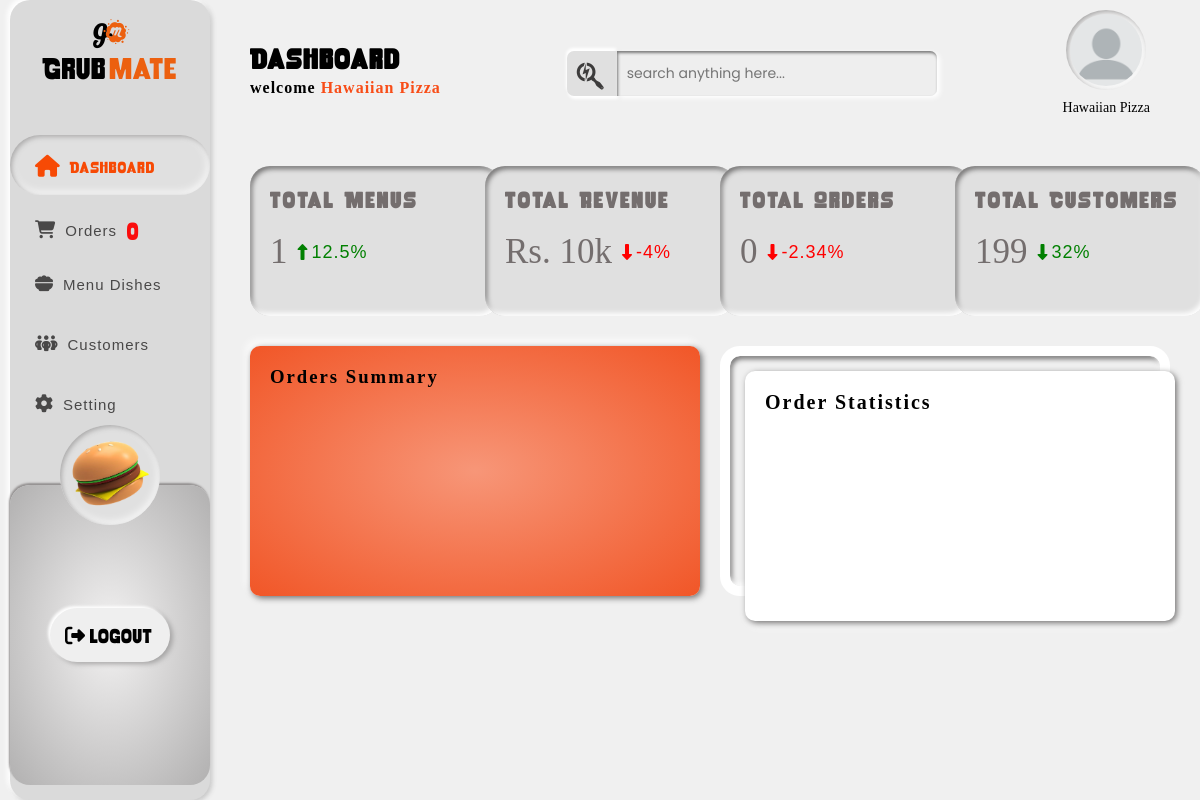
Page /restaurant-dashboard/ (signed in) on the earlier database version.
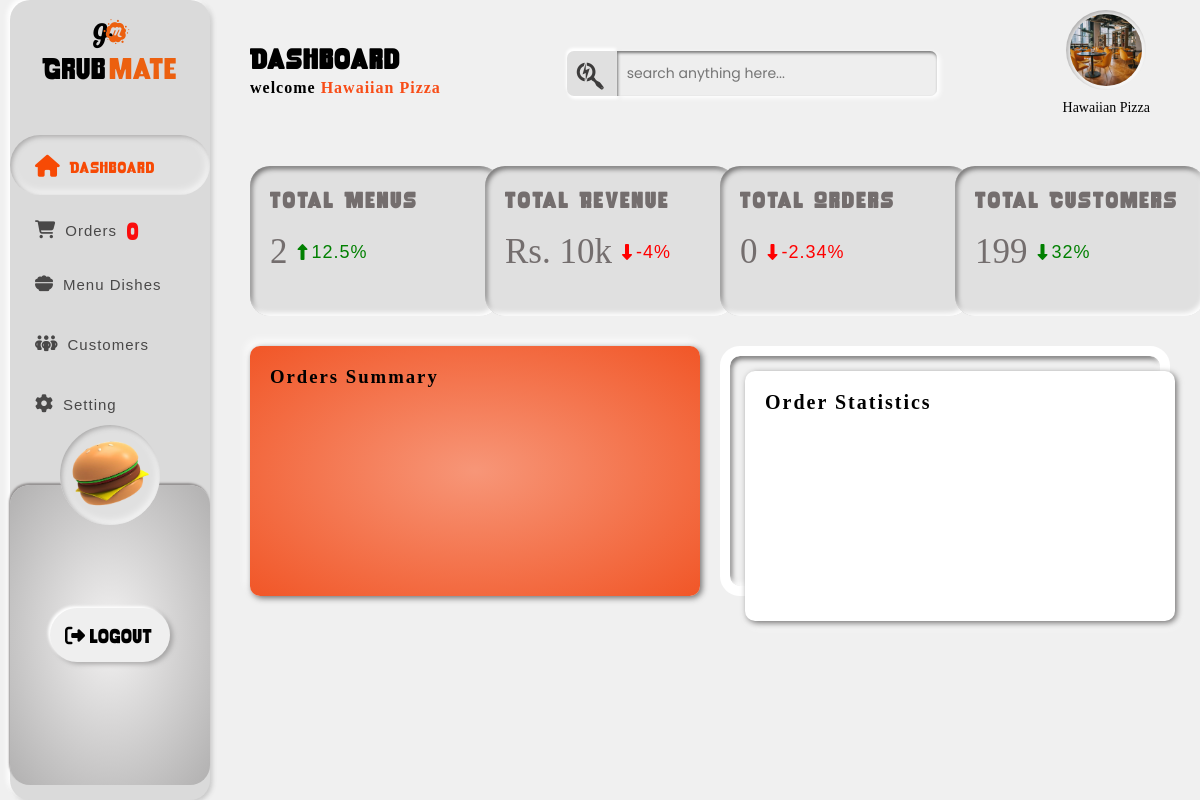
Same page on the later database version.
### merchant/models.py (models this page shows, shortened)
class Restaurant(models.Model):
    RESTAURANT_TYPE_CHOICES = [
        ('local', 'Local'),
        ('fine_dining', 'Fine Dining'),
    ]
    user = models.OneToOneField(
        settings.AUTH_USER_MODEL, on_delete=models.CASCADE, related_name='restaurant_profile', null=True
    )
    restaurant_name = models.CharField(max_length=100, default='')
    owner_name = models.CharField(max_length=100, default='')
    owner_email = models.EmailField(max_length=255, null=True, blank=True)
    owner_contact = models.CharField(
        max_length=15, null=True, validators=[phone_validator]
    )
    restaurant_address = models.TextField(default='')
    latitude = models.FloatField(default=0.0)
    longitude = models.FloatField(default=0.0)
    cuisine = models.CharField(max_length=50, default='')
    description = models.TextField(null=True, blank=True)
    restaurant_type = models.CharField(
        max_length=20, choices=RESTAURANT_TYPE_CHOICES, default='local'
    )
    profile_picture = models.ImageField(
        upload_to='restaurant/profile_pics/', blank=True, null=True)
    cover_photo = models.ImageField(
        upload_to='restaurant/cover_photos/', blank=True, null=True)
    menu = models.FileField(
        upload_to='restaurant/menus/', blank=True, null=True)
    created_at = models.DateTimeField(default=timezone.now)
    approved = models.BooleanField(default=False)

### merchant/views.py (the view)
# urls.py: path("restaurant-dashboard/", views.restaurant_dashboard,
@login_required
def restaurant_dashboard(request):
    obj, created = GoToDashClickCheck.objects.get_or_create(user=request.user)
    if not obj.go_to_dash_clicked:
        obj.go_to_dash_clicked = True
        obj.save()
    try:
        profile = Restaurant.objects.get(user=request.user)
    except Restaurant.DoesNotExist:
        return redirect('deliveryman-dashboard')
    fooditem_count = FoodItem.objects.filter(restaurant=profile).count()
    orders_count = Order.objects.filter(restaurant=profile).count()
    return render(request, "merchant/restaurant_dashboard.html", {
        'restaurant': profile,
        'fooditem_count': fooditem_count,
        'orders_count': orders_count,
    })

### merchant/templates/merchant/restaurant_dashboard.html (shortened to what this page needs)
{% extends "merchant/merchant_templates_base.html" %}
{% load static %}
{% block styles %}
<link rel="stylesheet" href="{% static 'css/restaurant_dashboard.css' %}" />
{% endblock %}
{% block activate_dashboard %}active{% endblock %}
{% block mainspace %}
<div id="container-body">
  <div id="business-statistics">
    <div class="statistics">
      <h4>Total Menus</h4>
      <div>
        <p>{{fooditem_count|default_if_none:"0" }}</p>
        <span>
          <i class="fa-solid fa-up-long fa-increase"></i>
          <span class="percent-change fa-increase">12.5%</span>
        </span>
      </div>
    </div>
    <div class="statistics">
      <h4>Total Revenue</h4>
      <div>
        <p>Rs. 10k</p>
        <span>
          <i class="fa-solid fa-down-long fa-decrease"></i>
          <span class="percent-change fa-decrease">-4%</span>
        </span>
      </div>
    </div>
    <div class="statistics">
      <h4>Total Orders</h4>
      <div>
       <p>{{ orders_count|default_if_none:"0" }}</p>
        <span>
          <i class="fa-solid fa-down-long fa-decrease"></i>
          <span class="percent-change fa-decrease">-2.34%</span>
        </span>
      </div>
    </div>
    <div class="statistics">
      <h4>Total Customers</h4>
      <div>
        <p>199</p>
        <span>
          <i class="fa-solid fa-down-long fa-increase"></i>
          <span class="percent-change fa-increase">32%</span>
        </span>
      </div>
    </div>
  </div>
  <div id="statistics-summary">
    <div id="summary1">
      <h3>Orders Summary</h3>
    </div>
    <div id="summary2">
      <div id="summary2-div">
        <h3>Order Statistics</h3>
      </div>
    </div>
  </div>
</div>
{% endblock %}

### merchant/templates/merchant/merchant_templates_base.html (shortened to what this page needs)
{% load static %}
<!DOCTYPE html>
<html lang="en">
<head>
  <link rel="stylesheet" href="https://cdnjs.cloudflare.com/ajax/libs/font-awesome/6.5.0/css/all.min.css">
  <link rel="stylesheet" href="{% static 'css/base_template.css' %}">
  {% block styles %}{% endblock %}
</head>
<body>
  <header>
    <a href="#" id="logowrapper-link">
      <div class="logo-container">
        <div id="logo">
          <span><i class="fa-brands fa-glide-g"></i></span>
          <span><i class="fa-brands fa-meetup"></i></span>
        </div>
        <div id="brandname"><span>Grub</span><span>mate</span></div>
      </div>
    </a>
         <nav>
        <ul id="navbar">
          <li class="link" id="{% block activate_dashboard %}dashboard{%endblock%}">
            <a href="{%url 'restaurant-dashboard'%}"
              ><span class="nav-icons"><i class="fa-solid fa-house"></i></span>
              <h4>Dashboard</h4></a
            >
          </li>
          <li class="link" id="{% block activate_order %}order{%endblock%}">
            <a href="{% url 'restaurant-orders'%}"
              ><span class="nav-icons"
                ><i class="fa-solid fa-cart-shopping"></i
              ></span>
              <h4>Orders</h4>
              <span class="new-order-count">0</span>
              </a>
          </li>
          <li class="link" id="{% block activate_menu_dishes %}menu_dishes{%endblock%}">
            <a href="{% url 'restaurant-menu-dishes'%}"
              ><span class="nav-icons"><i class="fa-solid fa-bowl-food"></i></i></span>
              <h4>Menu Dishes</h4></a
            >
          </li>
          <li class="link" id="{% block activate_customers %}customers{%endblock%}">
            <a href="{% url 'restaurant-customers'%}"
              ><span class="nav-icons"><i class="fa-solid fa-people-group"></i></span>
              <h4>Customers</h4></a
            >
          </li>
          <li class="link" id="{% block activate_settings %}settings{%endblock%}">
            <a href="{% url 'restaurant-settings'%}"
              ><span class="nav-icons"><i class="fa-solid fa-gear"></i></span>
              <h4>Setting</h4></a
            >
          </li>
        </ul>
      </nav>
    <div id="logout-container">
      <div id="circle">
        <img src="{% static 'images/burgerstill.png' %}" alt="burger" height="80" width="80">
      </div>
      <button type="button" id="logout">
        <span class="logout-icon"><i class="fa-solid fa-right-from-bracket"></i></span>
        <span>logout</span>
      </button>
    </div>
  </header>
  <div class="container" id="dashboard">
    <div id="container-head">
      {% block headcontent %}
        <div id="head-content">
          <h2>Dashboard</h2>
          <h4>welcome <span>{{ restaurant.restaurant_name }}</span></h4>
        </div>
      {% endblock %}
      <div id="search-subcontainer">
        <span><i class="fa-brands fa-searchengin"></i></span>
        <input type="search" name="search" id="search" placeholder="search anything here...">
      </div>
      <div>
        <div id="pp-container">
          {% if restaurant.profile_picture %}
            <img src="{{ restaurant.profile_picture.url }}" alt="profilepic" height="50" width="50">
          {% else %}
            <img src="{% static 'images/profilepic.png' %}" alt="default profilepic" height="50" width="50">
          {% endif %}
        </div>
        <h4>{{ restaurant.restaurant_name }}</h4>
      </div>
    </div>
    {% block mainspace %}{% endblock %}
  </div>
</body>
</html>

Differences in the rows shown:
changed Restaurant "Hawaiian Pizza": profile_picture: picture added
Other differences:
{{ fooditem_count|default_if_none:"0" }}: "1" → "2"
